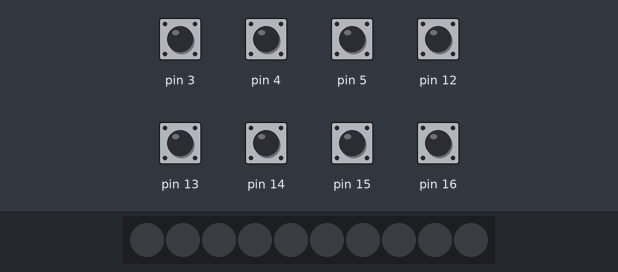
Recording of a sketch running on a simulated Arduino Uno, built with avr-gcc and run on an emulated ATmega328P. Shown: 10 RGB LEDs in strip order, left to right. The test bench sets the inputs (shaded band); at power-on: pin 3–5, pin 12–16 HIGH. What the sketch prints to the serial monitor is not drawn.

Above: at 1.2 s.
1.3 s: pin 3 pulled LOW for 0.15 s
At 2.5 s:
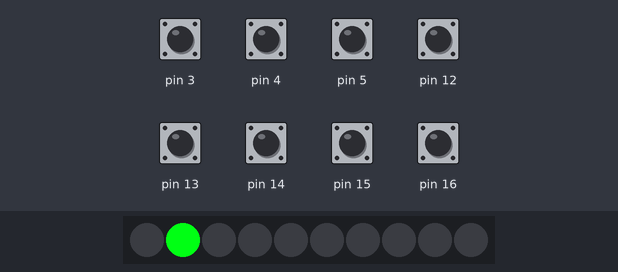
3.3 s: pin 4 pulled LOW for 0.15 s
At 5.0 s:
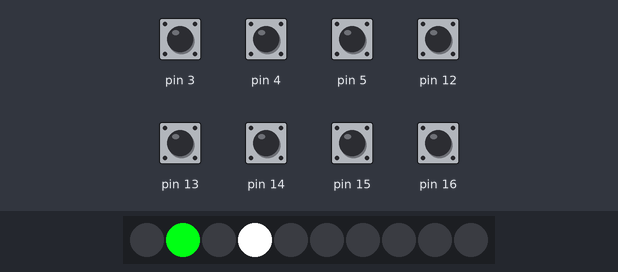
5.3 s: pin 12 pulled LOW for 0.15 s
At 6.6 s:
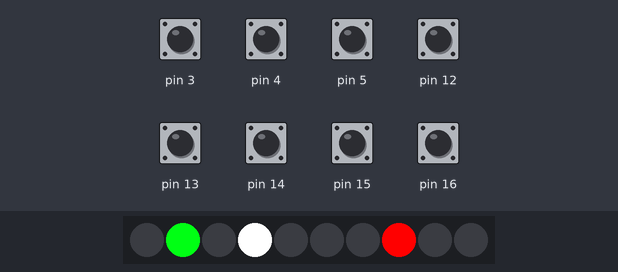
7.3 s: pin 5 pulled LOW for 0.15 s
At 8.8 s:
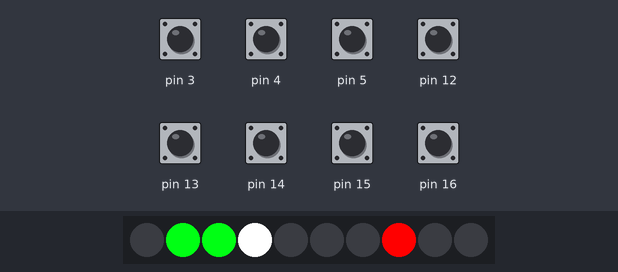
9.1 s: pin 13 pulled LOW for 0.15 s
At 10.6 s:
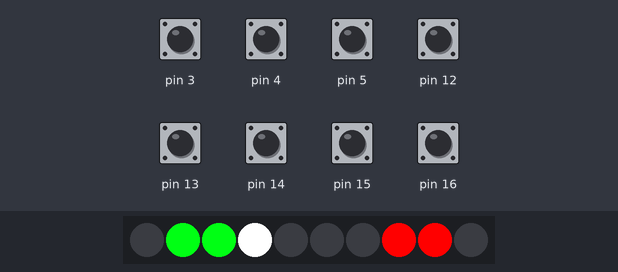
10.9 s: pin 14 pulled LOW for 0.15 s
At 12.3 s:
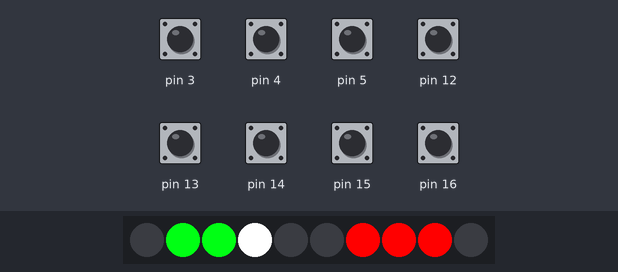
Timing chart, 0 to 13.7 s (numbered marks = the images above; inputs shaded):
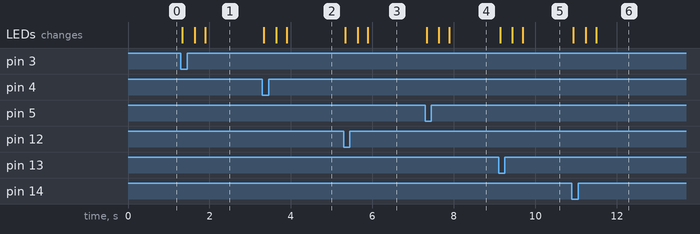

The sketch:

Lights_ESP8266_V1.ino
```cpp
/*************************************************************************************************************
 * El Chingòn sentado - include LED lights to the game using two ESP8266 (LOLIN (WEMOS) D1 R2 & mini)
 *
 * -> reed switches below all glasses to check which glasses are still there
 * -> LEDs below all glasses to only light up the glasses that are still in the game
 * -> different light modes depending on switch status and glass patterns
 *
 *    Glass/Switch pattern:
 *          0
 *        1  2
 *       3  4  5
 *     6  7  8  9
 *************************************************************************************************************
 * IMPORTANT:
 * To reduce NeoPixel burnout risk, add:
 *  - 1000 uF capacitor parallel to power source
 *  - 300 - 500 Ohm resistor between D1 output and first pixel's data input
 * Minimize distance between Arduino and first pixel.
 * Avoid connecting on a live circuit...if you must, connect GND first.
 *************************************************************************************************************
 *
 * Pull Up resistors for all input pins! -> Needed with port expander MCP23017
 *
 *************************************************************************************************************/

#include <Adafruit_NeoPixel.h>

// pin definition
#define LEDData     2   // data output for LEDs (D4 Output on D1 Mini from AzDelivery)
#define reedGlass1  1   // reed below glass 1   (TX Output on D1 Mini from AzDelivery)
#define reedGlass2  3   // reed below glass 2   (RX Output on D1 Mini from AzDelivery)
#define reedGlass3  5   // reed below glass 3   (D1 Output on D1 Mini from AzDelivery)
#define reedGlass4  4   // reed below glass 4   (D2 Output on D1 Mini from AzDelivery)
#define reedGlass5  0   // reed below glass 5   (D3 Output on D1 Mini from AzDelivery)
#define reedGlass6  16  // reed below glass 6   (D0 Output on D1 Mini from AzDelivery)
#define reedGlass7  14  // reed below glass 7   (D5 Output on D1 Mini from AzDelivery)
#define reedGlass8  12  // reed below glass 8   (D6 Output on D1 Mini from AzDelivery)
#define reedGlass9  13  // reed below glass 9   (D7 Output on D1 Mini from AzDelivery)
#define reedGlass10 15  // reed below glass 10  (D8 Output on D1 Mini from AzDelivery)

// definition of constants
#define NUMLEDS     10    // number of LEDs that are controlled
#define NUMREEDS    10    // number of reeds
#define BRIGHTNESS  50    // set brightness of LEDs
#define WAITTIME    500   // refresh rate for checking the glass status in ms
// state machine constants
#define INIT        0     // wait until all glasses are positioned
#define LIGHTING    1     //
#define REMOVED     2     //

// definition of variables
struct Glass {
  uint8_t reedPin;      // which pin is the reed switch below this glass connected to
  bool    glassStatus;  // is this glass on the board or not
  int     colors[3];    // color of the LED below this glass (R, G, B) -> [0-255]
};
struct Glass glass[NUMREEDS];
Adafruit_NeoPixel strip = Adafruit_NeoPixel(NUMLEDS, LEDData, NEO_GRB + NEO_KHZ800);              // struct for controlling the LEDs
uint8_t reeds[10]     = {   reedGlass1, reedGlass2, reedGlass3, reedGlass4, reedGlass5,
                            reedGlass6, reedGlass7, reedGlass8, reedGlass9, reedGlass10};         // array to control the reed input pins
unsigned long previousMillis = 0;   // variable for counter
int stateVar = INIT;

/* initalize variables */
void setup() {
  // initialize variables and reedPins as digital Inputs
  for(uint8_t i = 0; i < NUMREEDS; i++)
  {
    glass[i].reedPin = reeds[i];
    glass[i].glassStatus = false;
    glass[i].colors[0] = 0;
    glass[i].colors[1] = 0;
    glass[i].colors[2] = 0;
    pinMode(glass[i].reedPin, INPUT_PULLUP);
  }
  // initialize LEDs (also data output pin gets initialized in that step)
  strip.begin();
  strip.show();   // initialize all pixels to "off"
  Serial.begin(9600);
}

/* going into main loop */
void loop() {
  // check reed status every [WAITTIME] seconds, if not in INIT status
  unsigned long currentMillis = millis(); // return number of milliseconds since start of sketch
  if ((stateVar != INIT) && ((currentMillis - previousMillis) >= WAITTIME))
  {
    Serial.println("Call every 500 ms");
    Serial.print(digitalRead(glass[0].reedPin));
    previousMillis = currentMillis;
    checkGlasses();
    // checkPattern();
  }
  // state machine that controls the lights of the board
  switch (stateVar)
  {
    case INIT:          // glass status of all glasses is false, wait until all glasses are on the board
      Serial.println("Case Init");
      initBoard();
      break;
    case LIGHTING:      // LEDs are enlightened, no glass removed
      // default status
      Serial.println("Case Lighting");
      break;
    case REMOVED:       // glass has been removed
      // go to INIT status, if all glasses have been removed, otherwise go back to LIGHTING
      stateVar = boardEmpty() ? INIT : LIGHTING;
      Serial.println("Case Removed");
      break;
    default:
      break;
  }
}

/* Checks, if all glasses have been added to the board, init in mexican colors */
void initBoard(void)
{
  int count = 0;
  for(uint8_t i = 0; i < NUMREEDS; i++)
  {
    if (digitalRead(glass[i].reedPin) == LOW && glass[i].glassStatus == false)
    {
      glass[i].glassStatus = true;
      if (i < 3)
      {
        glass[i].colors[0] = 0;
        glass[i].colors[1] = 255;
        glass[i].colors[2] = 20;
        Serial.println("Initialize Glass in green");
      }
      else if (i > 2 && i < 6)
      {
        glass[i].colors[0] = 255;
        glass[i].colors[1] = 255;
        glass[i].colors[2] = 255;
        Serial.println("Initialize Glass in white");
      }
      else if (i > 5)
      {
        glass[i].colors[0] = 255;
        glass[i].colors[1] = 0;
        glass[i].colors[2] = 0;
        Serial.println("Initialize Glass in red");
      }
      turnOn(i);
    }
    if (glass[i].glassStatus == true) count += 1;
  }
  // if all glasses are on the board, go to status LIGHTING
  if (count == NUMREEDS) stateVar = LIGHTING;
}

/* Checks, if all glasses have been removed from the board */
bool boardEmpty(void)
{
  bool isEmpty = false;
  int count = 0;
  for(uint8_t i = 0; i < NUMREEDS; i++)
  {
    if (glass[i].glassStatus == false) count += 1;
  }
  if (count == NUMREEDS) isEmpty = true;
  return isEmpty;
}

/* Checks status of all glasses (reed switches), sets stateVar to REMOVED, if glass has been removed */
void checkGlasses(void)
{
  for(uint8_t i = 0; i < NUMREEDS; i++)
  {
    Serial.print("Glass: ");
    Serial.print(i);
    Serial.println(digitalRead(glass[i].reedPin));
    // Glass wasn't there (false), but is there now (LOW Input) -> turn on again
    if (digitalRead(glass[i].reedPin) == LOW && glass[i].glassStatus == false)
    {
      glass[i].glassStatus = true;  // put glass onto board
      turnOn(i);
    }
    // Glass was there (true), but got removed (HIGH Input)
    else if (digitalRead(glass[i].reedPin) == HIGH && glass[i].glassStatus == true)
    {
      glass[i].glassStatus = false;   // remove glass from board
      stateVar = REMOVED; // state machine to switch into REMOVED state
      turnOff(i);
    }
  }
}

/* Checks position of glasses (reed switches), sets stateVar accordingly */
void checkPattern(void)
{
  // Raute: 0, 1, 2, 4
  for(uint8_t i = 0; i < NUMREEDS; i++)
  {

  }
  // Turbopenis: 0, 4, 7 & 8
  // Vajizzling: 1, 2, 4
  // Dreieck: 0, 1, 2
}

/* turns on glass with given index and given color -> fading in */
void turnOn(int glassIndex)
{
  for(int k = 1; k < 101; k++)
  {
    int R = int(0.01 * k * glass[glassIndex].colors[0]);
    int G = int(0.01 * k * glass[glassIndex].colors[1]);
    int B = int(0.01 * k * glass[glassIndex].colors[2]);
    strip.setPixelColor(glassIndex, strip.Color(R, G, B));
    strip.show();
    delay(5);
  }
}

/* turns off glass with given index, saves color as {0,0,0} */
void turnOff(int glassIndex)
{
  for(int k = 100; k > -1; k--)
  {
    int R = int(0.01 * k * glass[glassIndex].colors[0]);
    int G = int(0.01 * k * glass[glassIndex].colors[1]);
    int B = int(0.01 * k * glass[glassIndex].colors[2]);
    strip.setPixelColor(glassIndex, strip.Color(R, G, B));
    strip.show();
    delay(5);
  }
}
```

Measured:
- after the input at 1.3 s, the LEDs: first change at once (image 1 shows a later state)
- after the input at 3.3 s, the LEDs: first change at once (image 2 shows a later state)
- after the input at 5.3 s, the LEDs: first change at once (image 3 shows a later state)
- after the input at 7.3 s, the LEDs: first change at once (image 4 shows a later state)
- after the input at 9.1 s, the LEDs: first change at once (image 5 shows a later state)
- after the input at 10.9 s, the LEDs: first change at once (image 6 shows a later state)
